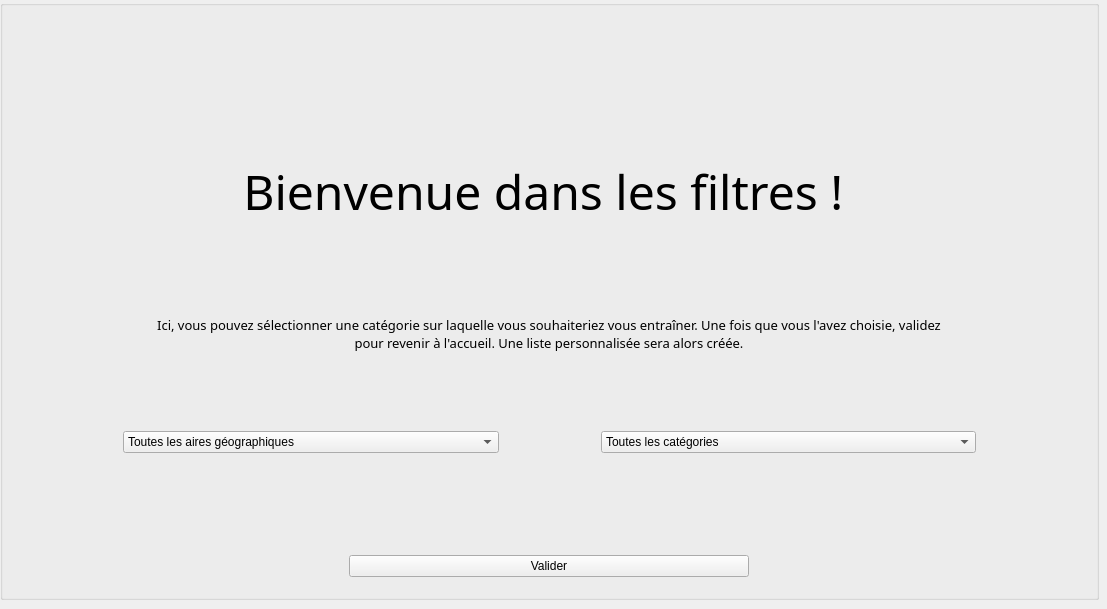
<?xml version="1.0" encoding="UTF-8"?>
<ui version="4.0">
 <class>Form</class>
 <widget class="QWidget" name="Form">
  <property name="geometry">
   <rect>
    <x>0</x>
    <y>0</y>
    <width>1107</width>
    <height>609</height>
   </rect>
  </property>
  <property name="windowTitle">
   <string>Form</string>
  </property>
  <widget class="QGroupBox" name="verticalGroupBox">
   <property name="geometry">
    <rect>
     <x>0</x>
     <y>0</y>
     <width>1099</width>
     <height>600</height>
    </rect>
   </property>
   <property name="maximumSize">
    <size>
     <width>1100</width>
     <height>600</height>
    </size>
   </property>
   <layout class="QVBoxLayout" name="verticalLayout">
    <property name="spacing">
     <number>2</number>
    </property>
    <property name="leftMargin">
     <number>20</number>
    </property>
    <property name="topMargin">
     <number>20</number>
    </property>
    <property name="rightMargin">
     <number>20</number>
    </property>
    <property name="bottomMargin">
     <number>20</number>
    </property>
    <item>
     <spacer name="verticalSpacer_2">
      <property name="orientation">
       <enum>Qt::Vertical</enum>
      </property>
      <property name="sizeType">
       <enum>QSizePolicy::Preferred</enum>
      </property>
      <property name="sizeHint" stdset="0">
       <size>
        <width>20</width>
        <height>120</height>
       </size>
      </property>
     </spacer>
    </item>
    <item alignment="Qt::AlignHCenter">
     <widget class="QLabel" name="titleCard">
      <property name="enabled">
       <bool>true</bool>
      </property>
      <property name="font">
       <font>
        <family>Invention App</family>
        <pointsize>36</pointsize>
       </font>
      </property>
      <property name="frameShape">
       <enum>QFrame::NoFrame</enum>
      </property>
      <property name="text">
       <string>Bienvenue dans les filtres ! </string>
      </property>
      <property name="alignment">
       <set>Qt::AlignCenter</set>
      </property>
     </widget>
    </item>
    <item>
     <spacer name="verticalSpacer_3">
      <property name="orientation">
       <enum>Qt::Vertical</enum>
      </property>
      <property name="sizeType">
       <enum>QSizePolicy::Preferred</enum>
      </property>
      <property name="sizeHint" stdset="0">
       <size>
        <width>20</width>
        <height>50</height>
       </size>
      </property>
     </spacer>
    </item>
    <item alignment="Qt::AlignHCenter|Qt::AlignVCenter">
     <widget class="QLabel" name="label">
      <property name="minimumSize">
       <size>
        <width>800</width>
        <height>0</height>
       </size>
      </property>
      <property name="maximumSize">
       <size>
        <width>800</width>
        <height>100</height>
       </size>
      </property>
      <property name="font">
       <font>
        <family>Invention App</family>
        <pointsize>10</pointsize>
       </font>
      </property>
      <property name="layoutDirection">
       <enum>Qt::LeftToRight</enum>
      </property>
      <property name="frameShape">
       <enum>QFrame::NoFrame</enum>
      </property>
      <property name="text">
       <string>Ici, vous pouvez sélectionner une catégorie sur laquelle vous souhaiteriez vous entraîner. Une fois que vous l'avez choisie, validez pour revenir à l'accueil. Une liste personnalisée sera alors créée.</string>
      </property>
      <property name="textFormat">
       <enum>Qt::AutoText</enum>
      </property>
      <property name="alignment">
       <set>Qt::AlignBottom|Qt::AlignHCenter</set>
      </property>
      <property name="wordWrap">
       <bool>true</bool>
      </property>
      <property name="indent">
       <number>0</number>
      </property>
      <property name="openExternalLinks">
       <bool>false</bool>
      </property>
     </widget>
    </item>
    <item>
     <spacer name="verticalSpacer">
      <property name="orientation">
       <enum>Qt::Vertical</enum>
      </property>
      <property name="sizeType">
       <enum>QSizePolicy::Fixed</enum>
      </property>
      <property name="sizeHint" stdset="0">
       <size>
        <width>20</width>
        <height>50</height>
       </size>
      </property>
     </spacer>
    </item>
    <item>
     <layout class="QHBoxLayout" name="horizontalLayout_2">
      <property name="sizeConstraint">
       <enum>QLayout::SetDefaultConstraint</enum>
      </property>
      <item>
       <spacer name="horizontalSpacer_3">
        <property name="orientation">
         <enum>Qt::Horizontal</enum>
        </property>
        <property name="sizeType">
         <enum>QSizePolicy::Fixed</enum>
        </property>
        <property name="sizeHint" stdset="0">
         <size>
          <width>100</width>
          <height>10</height>
         </size>
        </property>
       </spacer>
      </item>
      <item>
       <widget class="QComboBox" name="areaFilter">
        <property name="sizePolicy">
         <sizepolicy hsizetype="Expanding" vsizetype="Fixed">
          <horstretch>0</horstretch>
          <verstretch>0</verstretch>
         </sizepolicy>
        </property>
        <property name="editable">
         <bool>false</bool>
        </property>
        <property name="currentText">
         <string>Toutes les aires géographiques</string>
        </property>
        <property name="currentIndex">
         <number>0</number>
        </property>
        <property name="maxVisibleItems">
         <number>20</number>
        </property>
        <item>
         <property name="text">
          <string>Toutes les aires géographiques</string>
         </property>
        </item>
        <item>
         <property name="text">
          <string>Afrique</string>
         </property>
        </item>
        <item>
         <property name="text">
          <string>Amérique</string>
         </property>
        </item>
        <item>
         <property name="text">
          <string>Asie</string>
         </property>
        </item>
        <item>
         <property name="text">
          <string>Caraïbes</string>
         </property>
        </item>
        <item>
         <property name="text">
          <string>Chine</string>
         </property>
        </item>
        <item>
         <property name="text">
          <string>Europe</string>
         </property>
        </item>
        <item>
         <property name="text">
          <string>Inde</string>
         </property>
        </item>
        <item>
         <property name="text">
          <string>Japon</string>
         </property>
        </item>
        <item>
         <property name="text">
          <string>Proche Orient</string>
         </property>
        </item>
        <item>
         <property name="text">
          <string>Russie</string>
         </property>
        </item>
       </widget>
      </item>
      <item>
       <spacer name="horizontalSpacer">
        <property name="orientation">
         <enum>Qt::Horizontal</enum>
        </property>
        <property name="sizeType">
         <enum>QSizePolicy::Fixed</enum>
        </property>
        <property name="sizeHint" stdset="0">
         <size>
          <width>100</width>
          <height>10</height>
         </size>
        </property>
       </spacer>
      </item>
      <item>
       <widget class="QComboBox" name="filtersList">
        <property name="sizePolicy">
         <sizepolicy hsizetype="Expanding" vsizetype="Fixed">
          <horstretch>0</horstretch>
          <verstretch>0</verstretch>
         </sizepolicy>
        </property>
        <property name="minimumSize">
         <size>
          <width>0</width>
          <height>0</height>
         </size>
        </property>
        <property name="editable">
         <bool>false</bool>
        </property>
        <property name="currentIndex">
         <number>0</number>
        </property>
        <property name="maxVisibleItems">
         <number>5</number>
        </property>
        <item>
         <property name="text">
          <string>Toutes les catégories</string>
         </property>
        </item>
        <item>
         <property name="text">
          <string>Evenements</string>
         </property>
        </item>
        <item>
         <property name="text">
          <string>Epoque</string>
         </property>
        </item>
        <item>
         <property name="text">
          <string>Personnages</string>
         </property>
        </item>
       </widget>
      </item>
      <item>
       <spacer name="horizontalSpacer_2">
        <property name="orientation">
         <enum>Qt::Horizontal</enum>
        </property>
        <property name="sizeType">
         <enum>QSizePolicy::Fixed</enum>
        </property>
        <property name="sizeHint" stdset="0">
         <size>
          <width>100</width>
          <height>10</height>
         </size>
        </property>
       </spacer>
      </item>
     </layout>
    </item>
    <item>
     <spacer name="verticalSpacer_4">
      <property name="orientation">
       <enum>Qt::Vertical</enum>
      </property>
      <property name="sizeType">
       <enum>QSizePolicy::Fixed</enum>
      </property>
      <property name="sizeHint" stdset="0">
       <size>
        <width>20</width>
        <height>100</height>
       </size>
      </property>
     </spacer>
    </item>
    <item>
     <layout class="QHBoxLayout" name="horizontalLayout">
      <item>
       <widget class="QPushButton" name="validateBtn">
        <property name="maximumSize">
         <size>
          <width>400</width>
          <height>16777215</height>
         </size>
        </property>
        <property name="text">
         <string>Valider</string>
        </property>
       </widget>
      </item>
     </layout>
    </item>
   </layout>
  </widget>
 </widget>
 <resources/>
 <connections/>
</ui>
